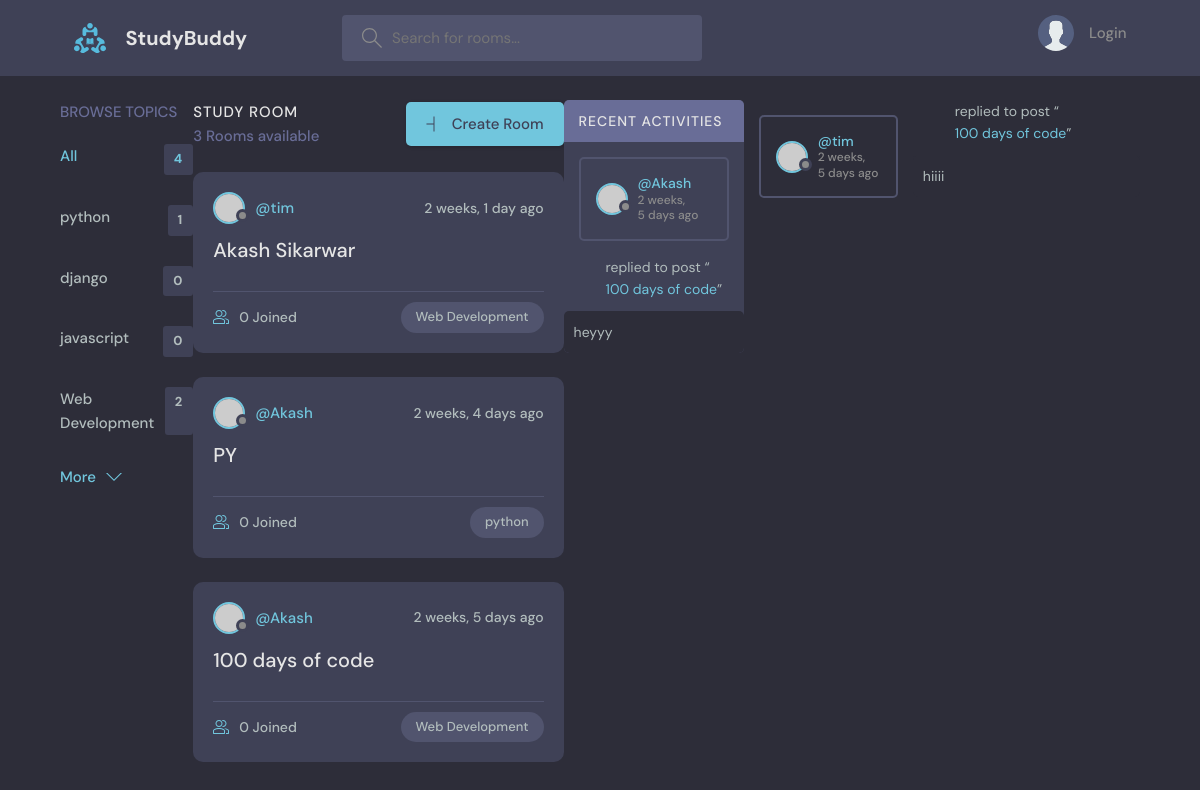
The app's page /, older data.
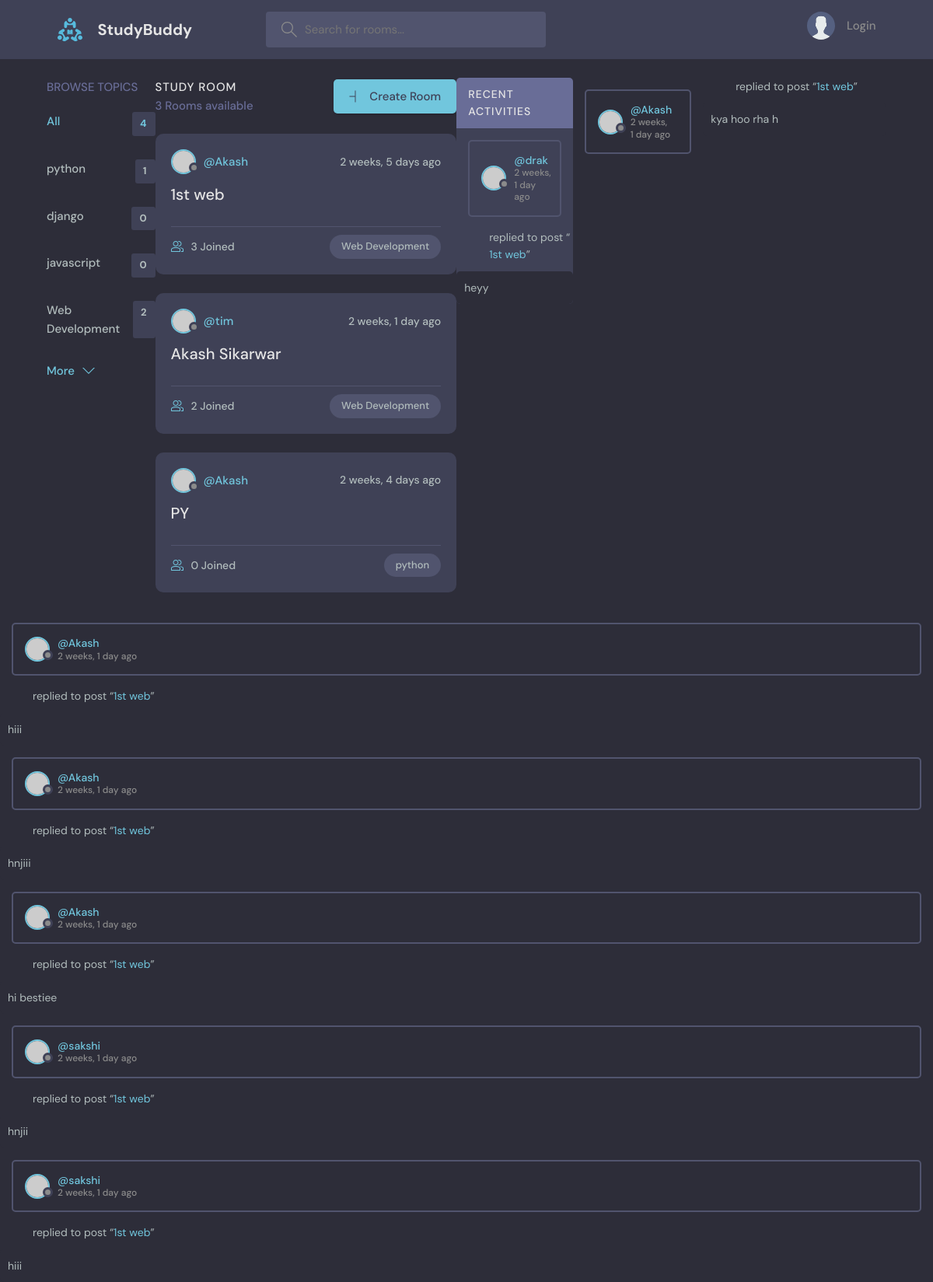
The same page, newer data.
### base/models.py (models this page shows, shortened)
class Topic(models.Model):
    name=models.CharField(max_length=200)

class Room(models.Model):
    host=models.ForeignKey(User, on_delete=models.SET_NULL,null=True)
    topic=models.ForeignKey(Topic, on_delete=models.SET_NULL,null=True)
    name=models.CharField(max_length=200)
    description=models.TextField(null=True,blank=True)
    participants=models.ManyToManyField(User,related_name='participants',blank=True)
    updated=models.DateTimeField(auto_now=True)
    created=models.DateTimeField(auto_now_add=True)
    def __str__(self):
        return self.name
    class Meta:
        ordering=['-updated','-created']

class Message(models.Model):
    user=models.ForeignKey(User,on_delete=models.CASCADE)
    room=models.ForeignKey(Room, on_delete=models.CASCADE)
    body=models.TextField()
    updated=models.DateTimeField(auto_now=True)
    created=models.DateTimeField(auto_now_add=True)
    class Meta:
        ordering=['-updated','-created']

### base/views.py (the view)
# urls.py: path('',views.home,name="home"),
def home(request):
    q = request.GET.get('q') if request.GET.get('q') != None else ''
    rooms= Room.objects.filter(
         Q(topic__name__icontains= q) |
         Q(name__icontains=q)|
         Q(description__icontains=q)
    )
    topics=Topic.objects.all()
    room_count = rooms.count()
    room_messages=Message.objects.filter(Q(room__topic__name__icontains=q))
    context={'rooms': rooms,'topics': topics, 'room_count' : room_count,'room_messages' : room_messages}
    return render(request,'base/home.html',context)

### base/templates/base/home.html (shortened to what this page needs)
    {% extends 'main.html' %}
    {% block content %}
    <main class="layout layout--3">
      <div class="container">
        {% include 'base/topics_component.html' %}
        <div class="roomList">
          <div class="roomList__header">
            <div>
              <h2>Study Room</h2>
              <p>{{room_count}} Rooms available</p>
            </div>
          <a class="btn btn--main" href="{% url 'create-room' %}">
            <svg version="1.1" xmlns="http://www.w3.org/2000/svg" width="32" height="32" viewBox="0 0 32 32">
                    <title>add</title>
                    <path
                      d="M16.943 0.943h-1.885v14.115h-14.115v1.885h14.115v14.115h1.885v-14.115h14.">
                    </path>
                  </svg>
                  Create Room
                </a>
          </div>
          {% include 'base/feed_component.html' %}
        </div>
         {% include 'base/activity_component.html' %}
    </main>
{% endblock content %}

### base/templates/base/topics_component.html
 <div class="topics">
          <div class="topics__header">
            <h2>Browse Topics</h2>
          </div>
          <ul class="topics__list">
            <li>
              <a href="{% url 'home' %}" class="active">All <span>{{topics.count}}</span></a>
            </li>
            {% for topic in topics %}
            <li>
              <a href="{% url 'home' %}?q={{topic.name}}">{{topic.name}} <span>{{topic.room_set.all.count}}</span></a>
            </li>
            {% endfor %}
          </ul>
          <a class="btn btn--link" href="topics.html">
            More
            <svg version="1.1" xmlns="http://www.w3.org/2000/svg" width="32" height="32" viewBox="0 0 32 32">
              <title>chevron-down</title>
              <path d="M16 21l-13-13h-3l16 16 16-16h-3l-13 13z"></path>
            </svg>
          </a>
        </div>

### base/templates/base/feed_component.html (shortened to what this page needs)
{% for room in rooms %}
<div class="roomListRoom">
            <div class="roomListRoom__header">
              <a href="{% url 'user-profile' room.host.id %}" class="roomListRoom__author">
                <div class="avatar avatar--small">
                  <img src="https://randomuser.me/api/portraits/women/11.jpg" />
                </div>
                <span>@{{room.host.username}}</span>
              </a>
              <div class="roomListRoom__actions">
                <span>{{room.created|timesince}} ago</span>
              </div>
            </div>
            <div class="roomListRoom__content">
              <a href="{% url 'room' room.id %}">{{room.name}}</a>
            </div>
            <div class="roomListRoom__meta">
              <a href="{% url 'room' room.id %}" class="roomListRoom__joined">
                {{room.participants.all.count}} Joined
              </a>
              <p class="roomListRoom__topic">{{room.topic.name}}</p>
            </div>
</div>
{% endfor %}

### base/templates/base/activity_component.html (shortened to what this page needs)
<div class="activities">
          <div class="activities__header">
            <h2>Recent Activities</h2>
          </div>
 {% for message in room_messages %}
          <div class="activities__box">
            <div class="activities__boxHeader roomListRoom__header">
              <a href="{% url 'user-profile' message.user.id %}" class="roomListRoom__author">
                <div class="avatar avatar--small">
                  <img src="https://randomuser.me/api/portraits/women/11.jpg" />
                </div>
                <p>
                  @{{message.user}}
                  <span> {{message.created|timesince}} ago</span>
                </p>
              </a>
              </div>
            </div>
            <div class="activities__boxContent">
              <p>replied to post “<a href="{% url 'room' message.room.id %}">{{message.room}}</a>”</p>
              <div class="activities__boxRoomContent">
                {{message.body}}
              </div>
            </div>
          </div>
{% endfor %}

Row changes from the older to the newer data that the page shows:
removed Message: user "Akash", created "2 weeks, 5 days", room "100 days of code", body "heyyy"
removed Message: user "tim", created "2 weeks, 5 days", room "100 days of code", body "hiiii"
changed Room: name "100 days of code" → "1st web"; participants.all.count "0" → "3"; moves up the list
changed Room "Akash Sikarwar": participants.all.count "0" → "2"
added Message: user "drak", created "2 weeks, 1 day", room "1st web", body "heyy"
added Message: user "Akash", created "2 weeks, 1 day", room "1st web", body "kya hoo rha h"
added Message: user "Akash", created "2 weeks, 1 day", room "1st web", body "hiii"
added Message: user "Akash", created "2 weeks, 1 day", room "1st web", body "hnjiii"
added Message: user "Akash", created "2 weeks, 1 day", room "1st web", body "hi bestiee"
added Message: user "sakshi", created "2 weeks, 1 day", room "1st web", body "hnjii"
added Message: user "sakshi", created "2 weeks, 1 day", room "1st web", body "hiii"
